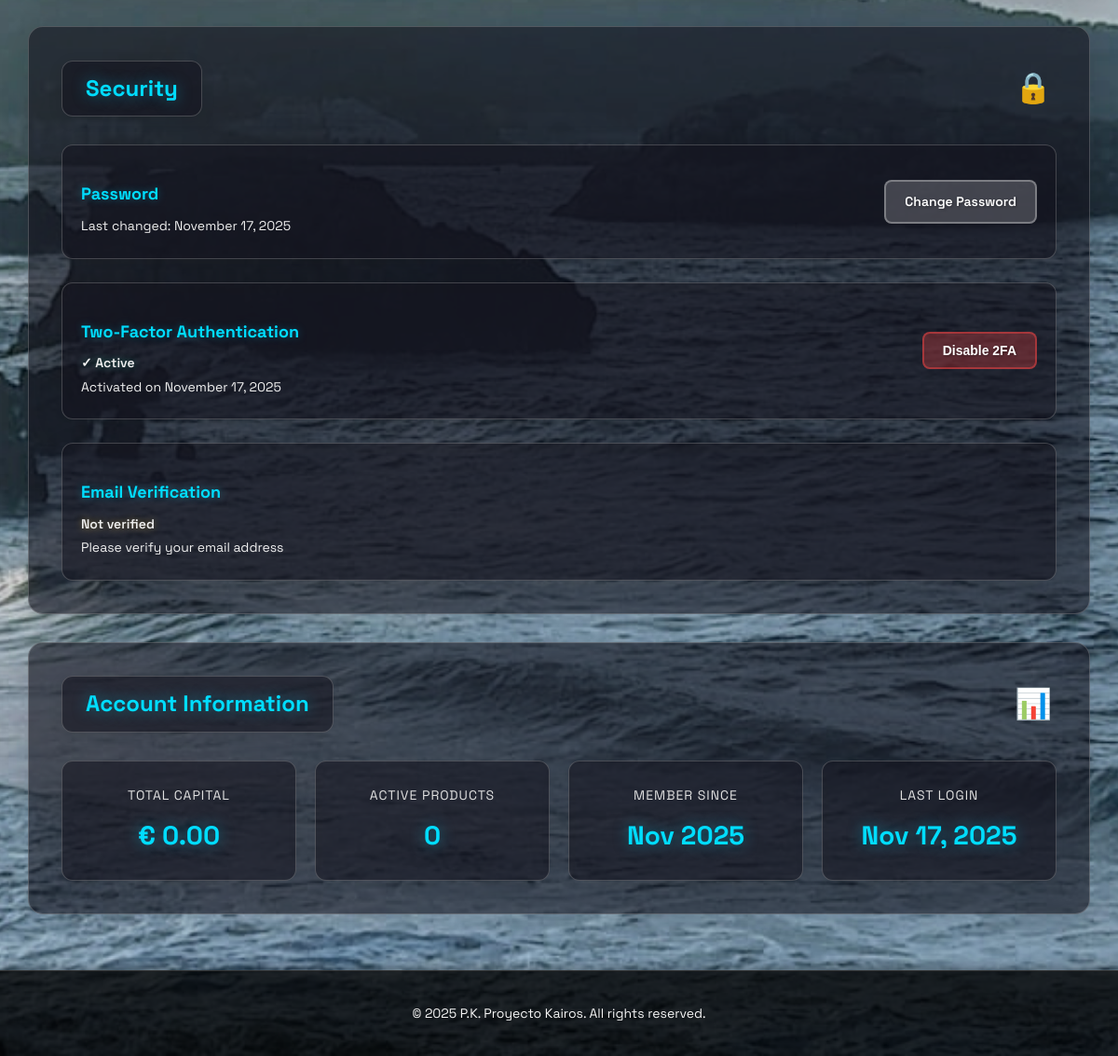
The app's page /perfil/ (signed in, lower part), older data.
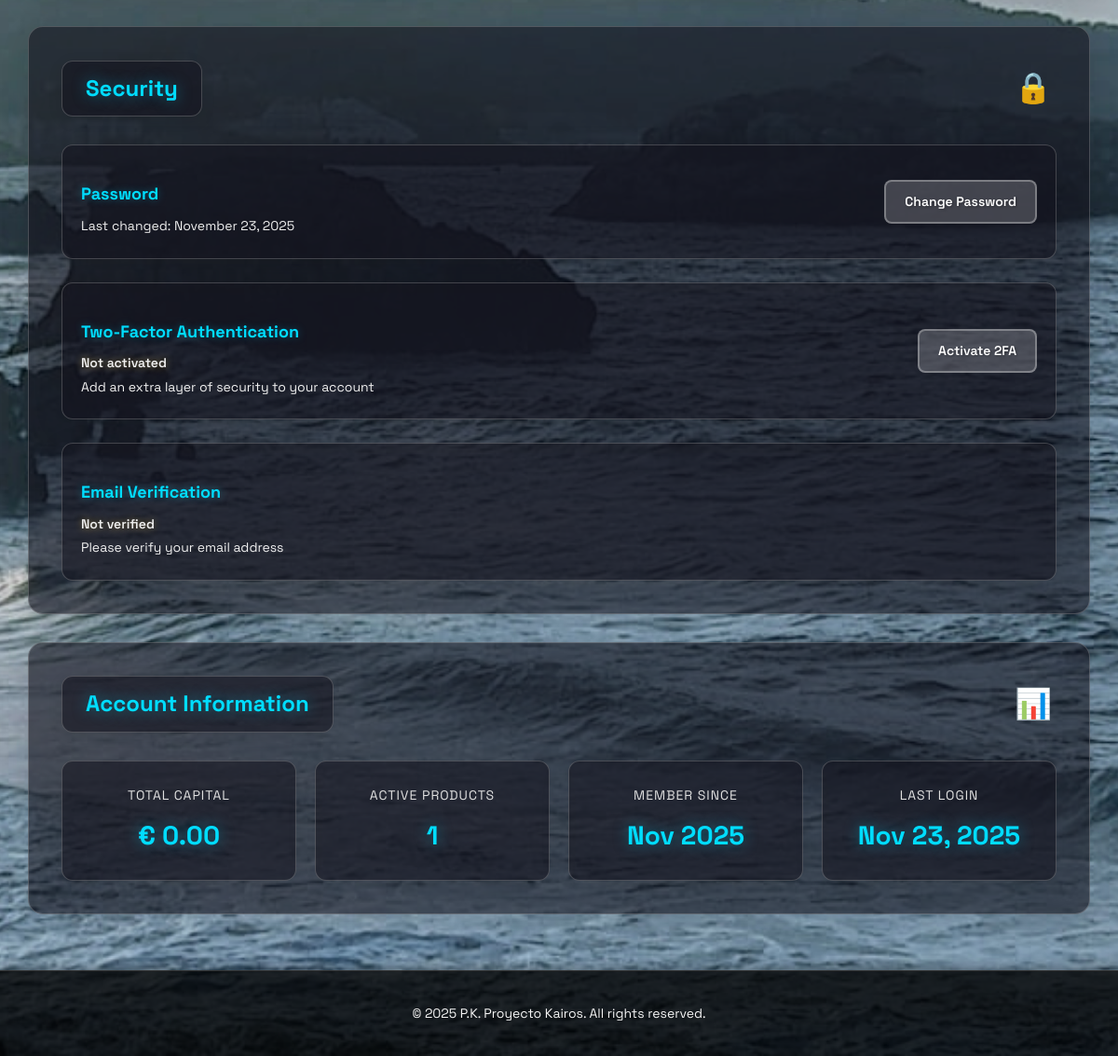
The same page, newer data.
### appKairos/models.py (models this page shows, shortened)
class Usuario(AbstractUser):
    email = models.EmailField(
        unique=True,
        db_index=True,
        verbose_name='Email',
        help_text='Email del usuario (usado para login)'
    )
    telefono = models.CharField(max_length=20, blank=True, null=True)
    fecha_registro = models.DateTimeField(auto_now_add=True)
    capital_total = models.DecimalField(
        max_digits=12,
        decimal_places=2,
        default=0,
        help_text="Capital total del usuario en euros"
    )
    email_verificado = models.BooleanField(
        default=False,
        help_text="Indica si el usuario ha verificado su email"
    )
    fecha_verificacion_email = models.DateTimeField(
        null=True,
        blank=True,
        help_text="Fecha en que se verificó el email"
    )
    tiene_2fa_activo = models.BooleanField(
        default=False,
        help_text="Indica si el usuario tiene activada la autenticación de dos factores"
    )
    secreto_2fa = models.CharField(
        max_length=32,
        blank=True,
        null=True,
        help_text="Secreto para generar códigos TOTP"
    )
    fecha_activacion_2fa = models.DateTimeField(
        null=True,
        blank=True,
        help_text="Fecha en que se activó 2FA"
    )
    codigos_respaldo_2fa = models.TextField(
        blank=True,
        null=True,
        help_text="Códigos de respaldo encriptados para 2FA (separados por comas)"
    )
    USERNAME_FIELD = 'email'
    REQUIRED_FIELDS = ['username']  # username será opcional pero requerido por AbstractUser
    class Meta:
        verbose_name = 'Usuario'
        verbose_name_plural = 'Usuarios'

### appKairos/views.py (the view)
# urls.py: path('perfil/', views.perfil_view, name='perfil'),
@login_required
def perfil_view(request):
    if request.method == 'POST':
        form = ActualizarPerfilForm(request.POST, instance=request.user)
        if form.is_valid():
            form.save()
            messages.success(request, 'Perfil actualizado exitosamente.')
            return redirect('appKairos:perfil')
    else:
        qr_code_base64 = None
        form = ActualizarPerfilForm(instance=request.user)
    return render(request, 'perfil.html', {'form': form})

### appKairos/templates/perfil.html (shortened to what this page needs)
{% extends 'base.html' %}
{% load static %}
{% block extra_css %}
<link rel="stylesheet" href="{% static 'css/perfil.css' %}">
<link rel="stylesheet" href="{% static 'css/styles.css' %}">
{% endblock %}
{% block content %}
<main class="perfil-main">
  <div class="perfil-container">
    <div class="perfil-grid">
      <section class="perfil-section">
        <div class="section-header">
          <h2>Security</h2>
          <span class="section-icon">🔒</span>
        </div>
        <div class="security-info">
          <div class="security-item">
            <div class="security-item-content">
              <h3>Password</h3>
              <p>Last changed: {{ user.last_login|date:"F d, Y" }}</p>
            </div>
            <a href="{% url 'appKairos:cambiar_password' %}" class="btn-secondary">Change Password</a>
          </div>
          <div class="security-item">
            <div class="security-item-content">
              <h3>Two-Factor Authentication</h3>
              {% if user.tiene_2fa_activo %}
                <p class="status-active">✓ Active</p>
                <p class="status-date">Activated on {{ user.fecha_activacion_2fa|date:"F d, Y" }}</p>
              {% else %}
                <p class="status-inactive">Not activated</p>
                <p>Add an extra layer of security to your account</p>
              {% endif %}
            </div>
            {% if user.tiene_2fa_activo %}
              <form method="POST" action="{% url 'appKairos:desactivar_2fa' %}" onsubmit="return confirm('Are you sure you want to disable 2FA?');">
                <button type="submit" class="btn-danger">Disable 2FA</button>
              </form>
            {% else %}
              <a href="{% url 'appKairos:activar_2fa' %}" class="btn-secondary">Activate 2FA</a>
            {% endif %}
          </div>
          <div class="security-item">
            <div class="security-item-content">
              <h3>Email Verification</h3>
              {% if user.email_verificado %}
                <p class="status-active">✓ Verified</p>
                <p class="status-date">Verified on {{ user.fecha_verificacion_email|date:"F d, Y" }}</p>
              {% else %}
                <p class="status-inactive">Not verified</p>
                <p>Please verify your email address</p>
              {% endif %}
            </div>
          </div>
        </div>
      </section>
      <section class="perfil-section">
        <div class="section-header">
          <h2>Account Information</h2>
          <span class="section-icon">📊</span>
        </div>
        <div class="account-stats">
          <div class="stat-card">
            <div class="stat-label">Total Capital</div>
            <div class="stat-value">€ {{ user.capital_total|floatformat:2 }}</div>
          </div>
          <div class="stat-card">
            <div class="stat-label">Active Products</div>
            <div class="stat-value">{{ user.productos_contratados.count }}</div>
          </div>
          <div class="stat-card">
            <div class="stat-label">Member Since</div>
            <div class="stat-value">{{ user.fecha_registro|date:"M Y" }}</div>
          </div>
          <div class="stat-card">
            <div class="stat-label">Last Login</div>
            <div class="stat-value">{{ user.last_login|date:"M d, Y" }}</div>
          </div>
        </div>
      </section>
    </div>
  </div>
</main>
<footer>
  <p>© 2025 P.K. Proyecto Kairos. All rights reserved.</p>
</footer>
{% endblock %}

### appKairos/templates/base.html (shortened to what this page needs)
{% load static %}
<!DOCTYPE html>
<html lang="en">
<head>
    <link rel="stylesheet" href="{% static 'css/headerfooter.css' %}">
    {% block extra_css %}{% endblock %}
</head>
<body>
    {% block content %}{% endblock %}
</body>
</html>

### appKairos/static/css/headerfooter.css (style rules this page uses)
footer { text-align: center; padding: 30px 20px; background: #0a0a0a; color: #888; font-size: 14px; margin-top: 60px; border-top: 1px solid #333; text-shadow: 1px 1px 3px rgba(0, 0, 0, 0.4); }

### appKairos/static/css/perfil.css (style rules this page uses)
.perfil-main { width: 100%; min-height: 80vh; }
.perfil-container { max-width: 1200px; margin: 0 auto; padding: 0 30px; text-align: center; }
.perfil-grid { display: grid; grid-template-columns: 1fr; gap: 30px; text-align: left; }
.perfil-section, .security-item, .stat-card { background: rgba(20, 20, 30, 0.6); border-radius: 16px; border: 1px solid rgba(255, 255, 255, 0.2); box-shadow: 0 8px 32px rgba(0, 0, 0, 0.1); transition: all 0.3s ease; }
.perfil-section { padding: 35px; }
.section-header { display: flex; justify-content: space-between; align-items: center; margin-bottom: 30px; padding-bottom: 0; border-bottom: none; }
.section-header h2 { font-size: 24px; color: #00ddff; text-shadow: 0 0 15px rgba(0, 180, 216, 0.5); margin: 0; background: rgba(20, 20, 30, 0.6); border: 1px solid rgba(255, 255, 255, 0.2); padding: 10px 25px; border-radius: 12px; box-shadow: 0 4px 15px rgba(0, 0, 0, 0.1); }
.section-icon { font-size: 32px; padding: 5px; }
.security-info { display: flex; flex-direction: column; gap: 25px; }
.security-item { display: flex; justify-content: space-between; align-items: center; padding: 20px; border-radius: 12px; border: 1px solid rgba(255, 255, 255, 0.2); transition: all 0.3s; }
.security-item-content h3 { font-size: 18px; color: #00ddff; margin-bottom: 8px; text-shadow: 0 0 8px rgba(0, 180, 216, 0.4); }
.security-item-content p { font-size: 14px; color: #f0f0f0; margin: 3px 0; }
.status-inactive { color: #fbbf24; font-weight: 600; text-shadow: 0 0 8px rgba(251, 191, 36, 0.4); }
.account-stats { display: grid; grid-template-columns: repeat(auto-fit, minmax(200px, 1fr)); gap: 20px; }
.stat-card { padding: 25px 20px; border-radius: 12px; border: 1px solid rgba(255, 255, 255, 0.2); text-align: center; transition: all 0.3s; }
.stat-label { font-size: 14px; color: #e0e0e0; margin-bottom: 10px; text-transform: uppercase; letter-spacing: 1px; }
.stat-value { font-size: 28px; color: #00ddff; font-weight: 700; text-shadow: 0 0 15px rgba(0, 180, 216, 0.5); }
.btn-secondary { padding: 10px 20px; background: rgba(255, 255, 255, 0.2); color: #ffffff; border: 2px solid rgba(255, 255, 255, 0.3); border-radius: 8px; font-weight: 600; font-size: 14px; cursor: pointer; transition: all 0.3s; text-decoration: none; display: inline-block; text-align: center; text-shadow: 1px 1px 3px rgba(0, 0, 0, 0.4); }

### appKairos/static/css/styles.css (style rules this page uses)
body { margin: 0; font-family: 'Space Grotesk', sans-serif; color: whitesmoke; background: url("/static/img/fondo.jpg") no-repeat center center fixed; background-size: cover; background-attachment: fixed; line-height: 1.6; }
footer { text-align: center; padding: 20px; background: rgba(0, 0, 0, 0.8); color: whitesmoke; font-size: 14px; box-shadow: 0 -4px 12px rgba(0, 0, 0, 0.3); text-shadow: 1px 1px 3px rgba(0, 0, 0, 0.4); }

Row changes from the older to the newer data that the page shows:
changed Usuario: last_login "November 17, 2025" → "November 23, 2025"; tiene_2fa_activo True → False (drawn); productos_contratados.count "0" → "1"; last_login "Nov 17, 2025" → "Nov 23, 2025"; fecha_activacion_2fa "November 17, 2025" → (not shown)
Text that changed along with them:
text no longer shown: "✓ Active Activated on Disable 2FA"
text now shown: "Not activated Add an extra layer of security to your account Activate 2FA"
